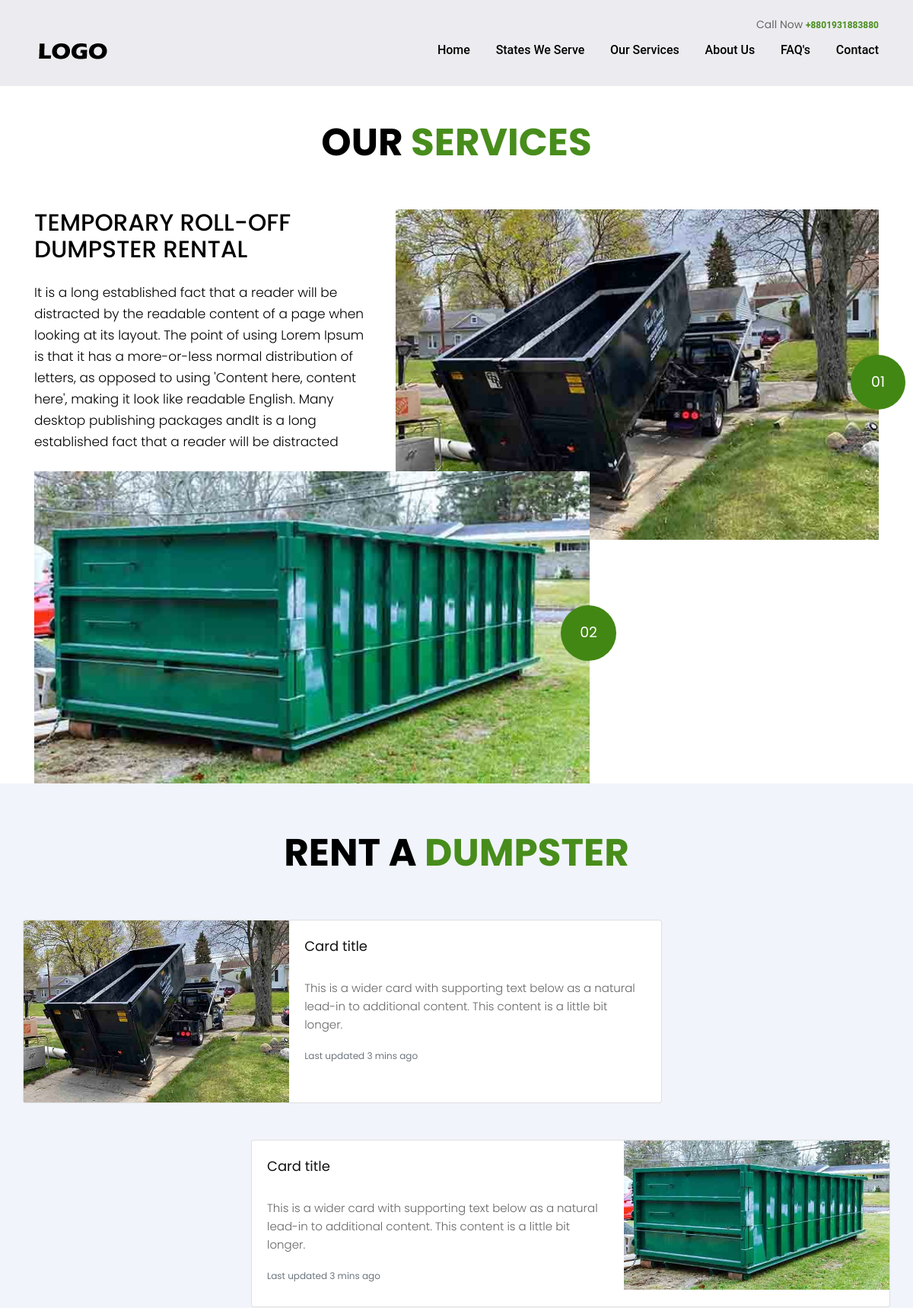
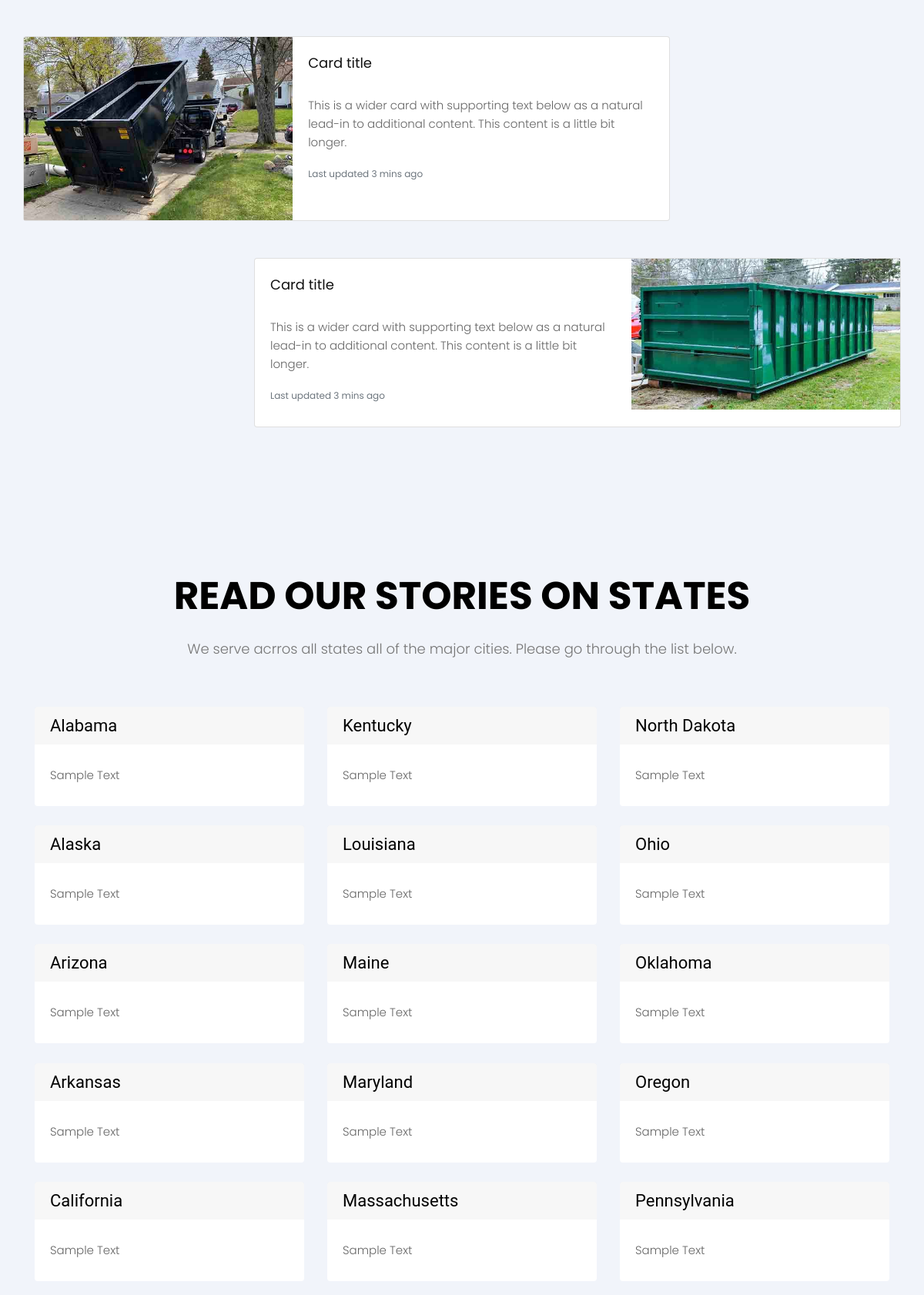
Page /services/ (upper part) on the committed database (2 pictures, top to bottom).
### state/models.py (models this page shows, shortened)
class State(models.Model):
    name        = models.CharField(max_length=100, unique=True)
    abbvr       = models.CharField(max_length=2, unique=True)
    article     = RichTextField(blank=True, null=True)
    slug        = models.SlugField(null=False, unique=True)
    def get_absolute_url(self):
        return reverse('state_detail', kwargs={'slug': self.slug})

### pages/views.py (the view)
# urls.py: path('services/', ServicesPageView.as_view(), name='services'),
class ServicesPageView(ListView):
    model = State
    queryset = model.objects.all().order_by('name')
    template_name = 'services.html'

### templates/services.html (shortened to what this page needs)
{% extends 'base.html' %}
{% load static %}
{% block content %}
<div>
{% include "_service.html" %}
{% include "_dumpster.html" %}
  <section>
    <div >
      <div class="row">
        <div class="col-md-12">
          <div class="titlepage ">
            <h2>Read our stories on states</h2> <br>
            <p class="lead">We serve acrros all states all of the major cities. Please go through the list below.</p>
          </div>
        </div>
      </div>
      <div class="container">
        <div class="row">
          {% for states in object_list  %}
          {% if forloop.first %}
          <div style="float:left;" class="col-md-4">
            {% endif %}
            <div class=" ">
              <div class="card border-0 ">
                <a class="states" href="{{ states.get_absolute_url }}">
                  <h2 class="card-header border-0 states ">{{ states.name }}</h2>
                </a>
                <div class="card-body">
                  <p class="card-text">{{ states.article|truncatewords:18 }}</p>
                </div>
              </div> <br>
            </div>
            {% if forloop.counter|divisibleby:17 %}
          </div>
          <div style="float:left;" class="col-md-4">
            {% endif %}
          {% endfor %}
        </div>
      </div>
    </div>
  </section>
</div>
{% endblock content %}

### static/css/base.css (style rules this page uses)
.states { text-decoration: none; color: black; font-family: 'Roboto', sans-serif; }
body { font-family: 'Signika', sans-serif; }
footer p, a { font-size: 12px; font-family: 'Roboto', sans-serif; }
::placeholder { font-size: 10px; padding-left: 10px; font-style: italic; }
section { padding-top: 4rem; padding-bottom: 5rem; background-color: #f1f4fa; }
h2 { margin-top: 0.5rem; margin-bottom: 0.5rem; }
p { padding-top: 0.5rem; padding-bottom: 0.5rem; line-height: 25px; }
body { background: #D9B280; font-family: "Roboto", sans-serif; }

### static/css/style.css (style rules this page uses)
* { box-sizing: border-box !important; }
html { scroll-behavior: smooth; }
body { color: #666666; font-size: 14px; font-family: 'Poppins', sans-serif; line-height: 1.80857; font-weight: normal; overflow-x: hidden; }
a { color: #1f1f1f; text-decoration: none !important; outline: none !important; -webkit-transition: all .3s ease-in-out; -moz-transition: all .3s ease-in-out; -ms-transition: all .3s ease-in-out; -o-transition: all .3s ease-in-out; transition: all .3s ease-in-out; }
h1, h2, h3, h4, h5, h6 { letter-spacing: 0; font-weight: normal; position: relative; padding: 0 0 10px 0; font-weight: normal; line-height: normal; color: #111111; margin: 0 }
h2 { font-size: 22px }
*, *::after, *::before { -webkit-box-sizing: border-box; -moz-box-sizing: border-box; box-sizing: border-box; }
p { margin: 0px; font-weight: 300; font-size: 15px; line-height: 24px; }
a { color: #222222; text-decoration: none; outline: none !important; }
a, .btn { text-decoration: none !important; outline: none !important; -webkit-transition: all .3s ease-in-out; -moz-transition: all .3s ease-in-out; -ms-transition: all .3s ease-in-out; -o-transition: all .3s ease-in-out; transition: all .3s ease-in-out; }
.lead { font-size: 18px; line-height: 30px; color: #767676; margin: 0; padding: 0; }
.titlepage { text-align: center; padding-bottom: 60px; }
.titlepage h2 { text-transform: uppercase; padding: 0; font-weight: bold; color: #000; line-height: 55px; font-size: 50px; }

### rows in the picture
State: name "Alabama", article "Sample Text"
State: name "Alaska", article "Sample Text"
State: name "Arizona", article "Sample Text"
State: name "Arkansas", article "Sample Text"
State: name "California", article "Sample Text"
State: name "Kentucky", article "Sample Text"
State: name "Louisiana", article "Sample Text"
State: name "Maine", article "Sample Text"
State: name "Maryland", article "Sample Text"
State: name "Massachusetts", article "Sample Text"
State: name "North Dakota", article "Sample Text"
State: name "Ohio", article "Sample Text"
State: name "Oklahoma", article "Sample Text"
State: name "Oregon", article "Sample Text"
State: name "Pennsylvania", article "Sample Text"
